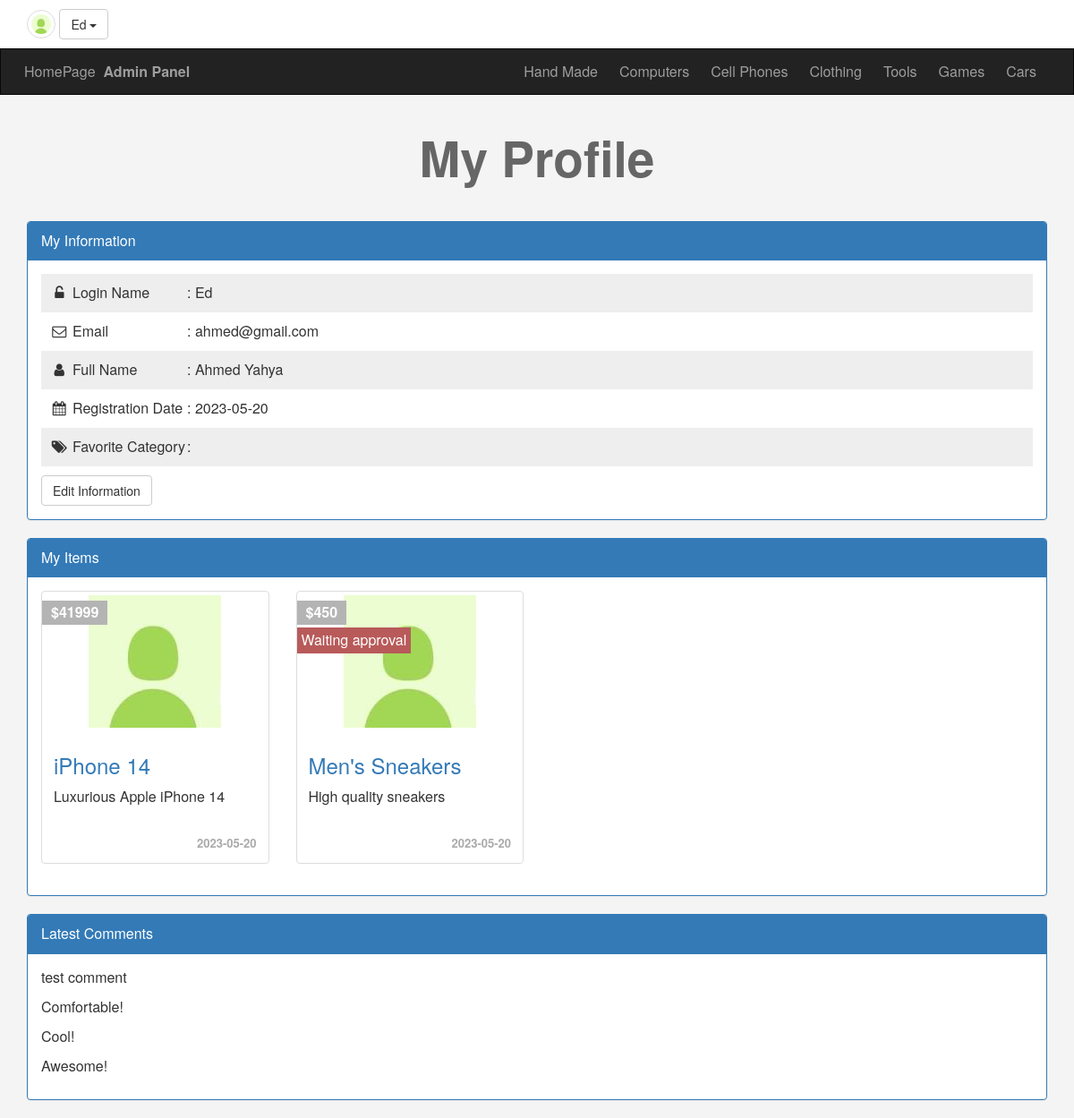
Page /profile.php (signed in) on the committed database.
### tables this page shows
CREATE TABLE `categories` (
  `ID` int NOT NULL,
  `Name` varchar(255) NOT NULL,
  `Description` text NOT NULL,
  `parent` int NOT NULL,
  `Ordering` int DEFAULT NULL,
  `Visibility` tinyint NOT NULL DEFAULT '0',
  `Allow_Comment` tinyint NOT NULL DEFAULT '0',
  `Allow_Ads` tinyint NOT NULL DEFAULT '0'
);

CREATE TABLE `users` (
  `UserID` int NOT NULL COMMENT 'To identify user',
  `Username` varchar(255) NOT NULL COMMENT 'Username to login',
  `Password` varchar(255) NOT NULL COMMENT 'Password to login',
  `Email` varchar(255) NOT NULL,
  `FullName` varchar(255) DEFAULT NULL,
  `GroupID` int NOT NULL DEFAULT '0' COMMENT 'Identifies Group ID (Admin or Normal User or Moderator)',
  `TrustStatus` int NOT NULL DEFAULT '0' COMMENT 'Seller Rank',
  `RegStatus` int NOT NULL DEFAULT '0' COMMENT 'User approval status (Ex: pending, approved, ...)',
  `Date` date NOT NULL,
  `avatar` varchar(255) DEFAULT NULL
);

CREATE TABLE `items` (
  `Item_ID` int NOT NULL,
  `Name` varchar(255) NOT NULL,
  `Description` text NOT NULL,
  `Price` varchar(255) NOT NULL,
  `Add_Date` date NOT NULL,
  `Country_Made` varchar(255) NOT NULL,
  `Image` varchar(255) DEFAULT NULL,
  `Status` varchar(255) NOT NULL,
  `Rating` smallint DEFAULT NULL,
  `Approve` tinyint NOT NULL DEFAULT '0',
  `Cat_ID` int NOT NULL,
  `Member_ID` int NOT NULL,
  `tags` varchar(255) NOT NULL
);

CREATE TABLE `comments` (
  `c_id` int NOT NULL,
  `comment` text NOT NULL,
  `status` tinyint NOT NULL,
  `comment_date` date NOT NULL,
  `item_id` int NOT NULL,
  `user_id` int NOT NULL
);

### init.php (called while the page is built, shortened)
<?php
include 'admin/connect.php';
$sessionUser = '';
if (isset($_SESSION['user'])) {
    $sessionUser = $_SESSION['user'];
}
$tpl  = 'includes/templates/';
$func = 'includes/functions/';
$css  = 'layout/css/';
include $func . 'functions.php';
include $tpl  . 'header.php';

### includes/functions/functions.php (called while the page is built, shortened)
<?php
function getAllFrom($field, $table, $orderField, $where = NULL, $and = NULL, $ordering = 'DESC') {
    global $con;
    $getAll = $con->prepare("SELECT $field FROM $table $where $and ORDER BY $orderField $ordering");
    $getAll->execute();
    $all = $getAll->fetchAll();
    return $all;
}

### profile.php (the view, shortened to what this page needs)
<?php
include 'init.php';
if (isset($_SESSION['user'])) {
    $getUser = $con->prepare('SELECT * FROM `users` WHERE `Username` = ?');
    $getUser->execute(array($sessionUser));
    $info = $getUser->fetch();
    $userid = $info['UserID'];
    ?>
        <h1 class="text-center">My Profile</h1>
        <div class="information block">
            <div class="container">
                <div class="panel panel-primary">
                    <div class="panel-heading">My Information</div>
                    <div class="panel-body">
                        <ul class="list-unstyled">
                            <li><i class="fa fa-unlock-alt fa-fw" aria-hidden="true"></i> <span>Login Name</span>: <?php echo $info['Username'] ?></li>
                            <li><i class="fa fa-envelope-o fa-fw" aria-hidden="true"></i> <span>Email</span>: <?php echo $info['Email'] ?></li>
                            <li><i class="fa fa-user       fa-fw" aria-hidden="true"></i> <span>Full Name</span>: <?php echo $info['FullName'] ?></li>
                            <li><i class="fa fa-calendar   fa-fw" aria-hidden="true"></i> <span>Registration Date</span>: <?php echo $info['Date'] ?></li>
                            <li><i class="fa fa-tags       fa-fw" aria-hidden="true"></i> <span>Favorite Category</span>:</li>
                        <ul>
                        <a href="#" class="btn btn-default">Edit Information</a>
                    </div>
                </div>
            </div>
        </div>
        <div class="my-ads block" id="my-ads">
                <div class="container">
                    <div class="panel panel-primary">
                        <div class="panel-heading">My Items</div>
                        <div class="panel-body">
    <?php
                            $myItems = getAllFrom('*', '`items`', '`Item_ID`', "WHERE `Member_ID` = $userid", '');
                            if (!empty($myItems)) {
                                echo '<div class="row">';
                                    foreach ($myItems as $item) {
                                        echo '<div class="col-sm-6 col-md-3">';
                                            echo '<div class="thumbnail item-box">';
                                                if ($item['Approve'] == 0) {
                                                    echo '<span class="approve-status">Waiting approval</span>';
                                                }
                                                echo '<span class="price-tag">$' . $item['Price'] . '</span>';
                                                echo '<img class="img-responsive" src="img.jpg" alt="random image">';
                                                echo '<div class="caption">';
                                                    echo '<h3><a href="items.php?itemid=' . $item['Item_ID'] . '">' . $item['Name'] . '</a></h3>';
                                                    echo '<p>' . $item['Description'] . '</p>';
                                                    echo '<div class="date">' . $item['Add_Date'] . '</div>';
                                                echo '</div>';
                                            echo '</div>';
                                        echo '</div>';
                                    }
                                echo '</div>';
                            } else {
                                echo 'There are no Ads to show, Create <a href="newad.php">New Ad</a>';
                            }
    ?>
                        </div>
                    </div>
                </div>
            </div>
            <div class="my-comments block">
                    <div class="container">
                        <div class="panel panel-primary">
                            <div class="panel-heading">Latest Comments</div>
                            <div class="panel-body">
    <?php
                                $myComments = getAllFrom('`comment`', '`comments`', '`c_id`', "WHERE `user_id` = $userid", '');
                                if (!empty($myComments)) {
                                    foreach ($myComments as $comment) {
                                        echo '<p>' . $comment['comment'] . '</p>';
                                    }
                                } else {
                                    echo 'There are no comments to show';
                                }
    ?>
                            </div>
                        </div>
                    </div>
                </div>
    <?php
} else {
    header('Location: login.php');
    exit();
}
include $tpl . 'footer.php';
?>

### includes/templates/header.php (shortened to what this page needs)
<!DOCTYPE html>
<html>
    <head>
        <link rel="stylesheet" href="<?php echo $css; ?>bootstrap.min.css">
        <link rel="stylesheet" href="<?php echo $css; ?>font-awesome.min.css">
        <link rel="stylesheet" href="<?php echo $css; ?>jquery-ui.min.css">
        <link rel="stylesheet" href="<?php echo $css; ?>jquery.selectBoxIt.css">
        <link rel="stylesheet" href="<?php echo $css; ?>front.css">
    </head>
    <body>
        <div class="upper-bar">
            <div class="container">
<?php
                if (isset($_SESSION['user'])) {
?>
                    <img class="my-image img-thumbnail img-circle" src="images/img.jpg" alt="random image">
                    <div class="btn-group my-info text-right">
                        <span class="btn btn-default dropdown-toggle" data-toggle="dropdown">
                            <?php echo ucfirst($sessionUser) ?>
                            <span class="caret"></span>
                        </span>
                    </div>
<?php
                } else {
?>
                    <a href="login.php"><span class="pull-right">Login/SignUp</span></a>
<?php
                }
?>
            </div>
        </div>
        <nav class="navbar navbar-inverse">
            <div class="container">
                <div class="navbar-header">
                    <a class="navbar-brand" href="index.php">HomePage</a>
                    <a class="navbar-brand" href="admin/index.php"><b>Admin Panel</b></a>
                </div>
                <div class="collapse navbar-collapse" id="app-nav">
                <ul class="nav navbar-nav navbar-right">
<?php
                        $allCats = getAllFrom('*', '`categories`', '`ID`', 'WHERE `parent` = 0', '', 'ASC');
                        foreach ($allCats as $cat) {
                            echo '<li><a href="categories.php?pageid='. $cat['ID'] . '">' . $cat['Name'] . '</a></li>';
                        }
?>
                </ul>
                </div>
            </div>
        </nav>

### layout/css/front.css (style rules this page uses)
body { background-color: #f4f4f4; font-size: 16px }
h1 { font-size: 55px; margin: 40px 0; font-weight: bold; color: #666 }
.navbar { border-radius: 0; margin-bottom: 0 }
.nav>li>a, .navbar-brand { padding: 15px 12px }
.navbar-brand { font-size: 1em }
.upper-bar { padding: 10px; background-color: #fff }
.my-image { width: 32px; height: 32px }
.item-box { position: relative }
.item-box .price-tag { background-color: #b4b4b4; padding: 2px 10px; position: absolute; left: 0; top: 10px; font-weight: bold; color: #fff }
.item-box .approve-status { position: absolute; top: 40px; left: 0; background-color: #b85a5a; color: #fff; padding: 3px 5px }
.item-box .caption p { height: 44px; max-height: 44px }
.information { margin-top: 20px }
.information ul { padding: 0; margin: 0 }
.information ul li { padding: 10px }
.information ul li:nth-child(odd) { background-color: #eee }
.information ul li span { display: inline-block; width: 128px }
.thumbnail .date { text-align: right; font-size: 13px; color: #aaa; font-weight: bold }
.information .btn { margin-top: 10px }

### rows in the picture
categories: Name "Hand Made"
categories: Name "Computers"
categories: Name "Cell Phones"
categories: Name "Clothing"
categories: Name "Tools"
categories: Name "Games"
categories: Name "Cars"
users: Username "Ed", Email "ahmed@gmail.com", FullName "Ahmed Yahya", Date "2023-05-20"
items: Price "41999", Name "iPhone 14", Description "Luxurious Apple iPhone 14", Add_Date "2023-05-20"
items: Approve "Waiting approval", Price "450", Name "Men's Sneakers", Description "High quality sneakers", Add_Date "2023-05-20"
comments: comment "test comment"
comments: comment "Comfortable!"
comments: comment "Cool!"
comments: comment "Awesome!"

### other values in the picture
$sessionUser "Ed"
